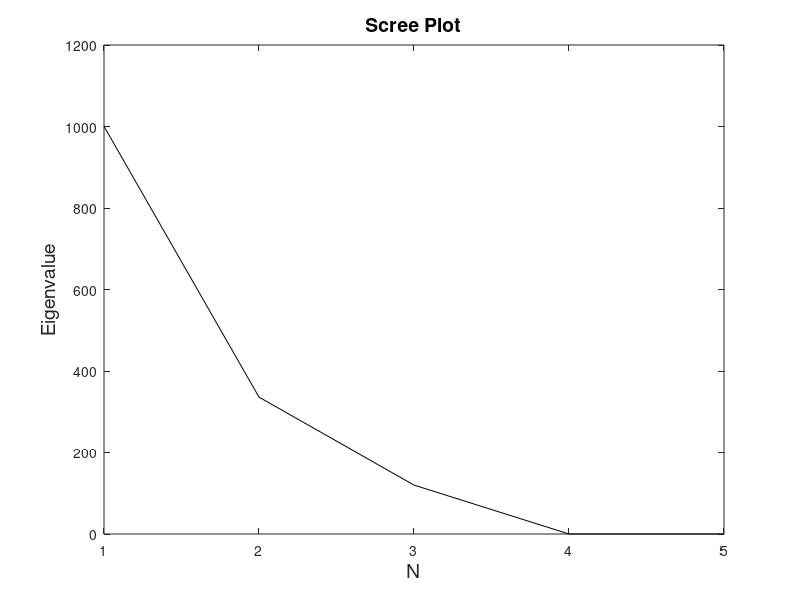
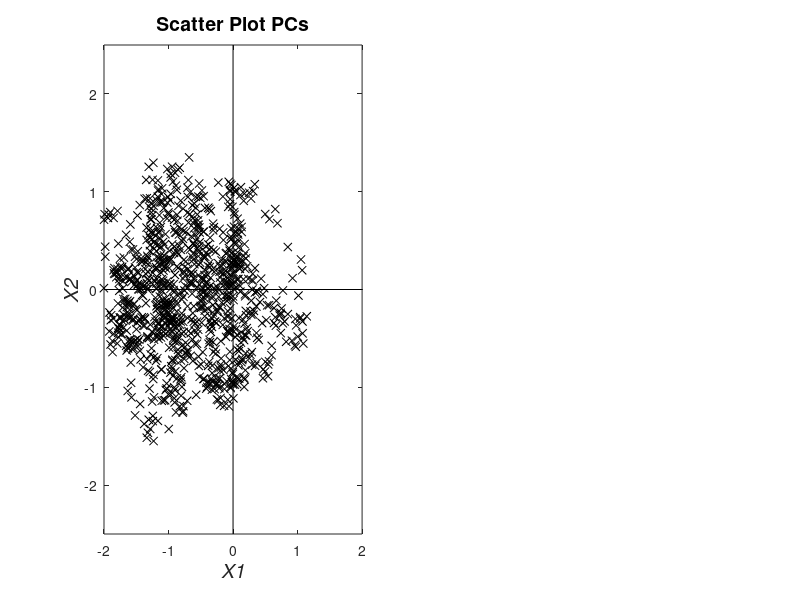

These charts were generated, in order, by the following MATLAB code: (Note: this script raises an error after producing the figures.)
% Example 9,4 Apply the Jade ICA algorithm to the matrix of mixed signals,
% X, in file mix_sig.mat.
%
% Use this in PCA and ICA Analysis
% 
% Assign constants
clear all; close all;
load mix_sig.mat;       % Get data
N = 1000;	% Number points (2 sec of data)
fs = 500;	% Sample frequency
t = (1:N)/fs;               % Time vector
%
% Do PCA  and plot Eigenvalues
[U,S,pc]= svd(X,'econ');
eigen = diag(S).^2;
for i = 1:5   
   pc(:,i) = pc(:,i) * sqrt(eigen(i));
end
plot(eigen,'k');
xlabel('N','FontSize',14);
ylabel('Eigenvalue','FontSize',14);
title('Scree Plot','FontSize',14);
%
total_eigen = sum(eigen);
for i = 1:5
   pct(i) = 100 * sum(eigen(i:5))/total_eigen;
end 
disp(pct)
figure;		% Now plot Scatter Plot of first two PC's
subplot(1,2,1);
plot(pc(:,1),pc(:,2),'xk');
hold on;
plot([0 0],[-2.5 2.5],'k');	% Plot axis
plot([-2 2],[0 0],'k');
xlabel('\it{X1}','FontSize',14);
ylabel('\it{X2}','FontSize',14);
axis([-2 2 -2.5 2.5]);
title('Scatter Plot PCs','FontSize',14)
nu_ICA = input('Enter the number of independent components');
%
% Compute ICA 
W = jadeR(X,nu_ICA);	% Determine the first 3 IC's
ic = W*X;
subplot(1,2,2);
hold on;
plot(ic(1,:),ic(2,:),'xk');
plot([0 0],[-2.5 2.5],'k');	% Plot axis
plot([-2 2],[0 0],'k');
title('Scatter Plot Independent Components','FontSize',14)
xlabel('IC_1','FontSize',14);
ylabel('IC_2','FontSize',14);
axis([-2 2 -2.5 2.5]);
%
figure; hold on;		% Plot Independent Components
for k = 1:nu_ICA
   plot(t,ic(k,:)+4*(k-1),'k');
end   
xlabel('Time (sec)','FontSize',14);
ylabel ('x(t)','FontSize',14);
title('Independent Components','FontSize',14);
